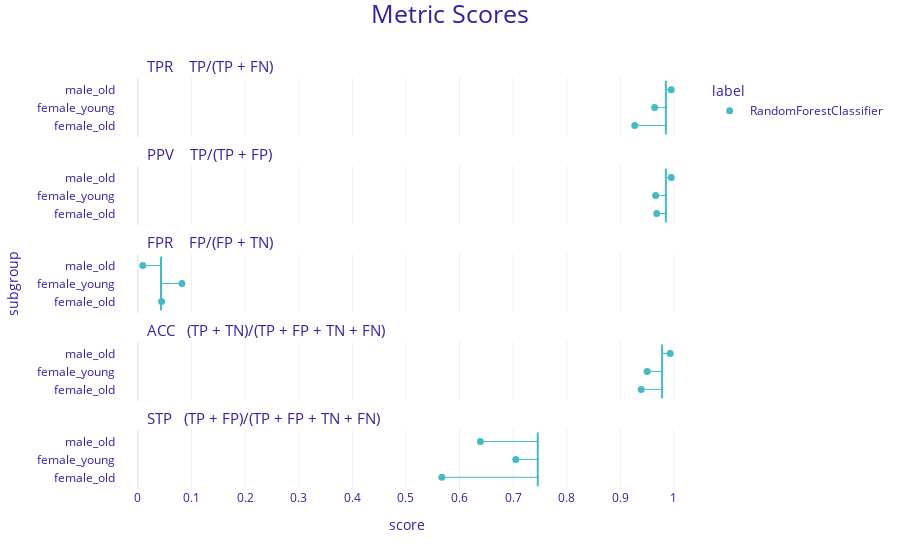

The notebook cell this image was saved under:
### Code cell
fobject.plot(type = "metric_scores")

### Figure 1 — Plotly figure (JSON) as saved in the notebook; plotly's stock layout.template omitted (floating-point values rounded to 4 significant figures)
{"data": [{"customdata": [["female_old", "RandomForestClassifier"], ["female_young", "RandomForestClassifier"], ["male_old", "RandomForestClassifier"]], "hovertemplate": "<b>%{customdata[1]}</b><br>Subgroup: %{customdata[0]}<br>Score: %{x}<extra></extra>", "legendgroup": "RandomForestClassifier", "marker": {"color": "#46bac2", "size": 7, "symbol": "circle"}, "mode": "markers", "name": "RandomForestClassifier", "orientation": "v", "showlegend": true, "type": "scatter", "x": [0.927, 0.964, 0.995], "xaxis": "x5", "y": [0.5, 1.5, 2.5], "yaxis": "y5"}, {"customdata": [["female_old", "RandomForestClassifier"], ["female_young", "RandomForestClassifier"], ["male_old", "RandomForestClassifier"]], "hovertemplate": "<b>%{customdata[1]}</b><br>Subgroup: %{customdata[0]}<br>Score: %{x}<extra></extra>", "legendgroup": "RandomForestClassifier", "marker": {"color": "#46bac2", "size": 7, "symbol": "circle"}, "mode": "markers", "name": "RandomForestClassifier", "orientation": "v", "showlegend": false, "type": "scatter", "x": [0.968, 0.966, 0.995], "xaxis": "x4", "y": [0.5, 1.5, 2.5], "yaxis": "y4"}, {"customdata": [["female_old", "RandomForestClassifier"], ["female_young", "RandomForestClassifier"], ["male_old", "RandomForestClassifier"]], "hovertemplate": "<b>%{customdata[1]}</b><br>Subgroup: %{customdata[0]}<br>Score: %{x}<extra></extra>", "legendgroup": "RandomForestClassifier", "marker": {"color": "#46bac2", "size": 7, "symbol": "circle"}, "mode": "markers", "name": "RandomForestClassifier", "orientation": "v", "showlegend": false, "type": "scatter", "x": [0.044, 0.082, 0.009], "xaxis": "x3", "y": [0.5, 1.5, 2.5], "yaxis": "y3"}, {"customdata": [["female_old", "RandomForestClassifier"], ["female_young", "RandomForestClassifier"], ["male_old", "RandomForestClassifier"]], "hovertemplate": "<b>%{customdata[1]}</b><br>Subgroup: %{customdata[0]}<br>Score: %{x}<extra></extra>", "legendgroup": "RandomForestClassifier", "marker": {"color": "#46bac2", "size": 7, "symbol": "circle"}, "mode": "markers", "name": "RandomForestClassifier", "orientation": "v", "showlegend": false, "type": "scatter", "x": [0.939, 0.95, 0.993], "xaxis": "x2", "y": [0.5, 1.5, 2.5], "yaxis": "y2"}, {"customdata": [["female_old", "RandomForestClassifier"], ["female_young", "RandomForestClassifier"], ["male_old", "RandomForestClassifier"]], "hovertemplate": "<b>%{customdata[1]}</b><br>Subgroup: %{customdata[0]}<br>Score: %{x}<extra></extra>", "legendgroup": "RandomForestClassifier", "marker": {"color": "#46bac2", "size": 7, "symbol": "circle"}, "mode": "markers", "name": "RandomForestClassifier", "orientation": "v", "showlegend": false, "type": "scatter", "x": [0.567, 0.705, 0.639], "xaxis": "x", "y": [0.5, 1.5, 2.5], "yaxis": "y"}], "layout": {"annotations": [{"font": {"size": 15}, "showarrow": false, "text": "STP   (TP + FP)/(TP + FP + TN + FN)", "x": 0.05, "xanchor": "left", "xref": "paper", "y": 0.144, "yanchor": "bottom", "yref": "paper"}, {"font": {"size": 15}, "showarrow": false, "text": "ACC   (TP + TN)/(TP + FP + TN + FN)", "x": 0.05, "xanchor": "left", "xref": "paper", "y": 0.358, "yanchor": "bottom", "yref": "paper"}, {"font": {"size": 15}, "showarrow": false, "text": "FPR    FP/(FP + TN)", "x": 0.05, "xanchor": "left", "xref": "paper", "y": 0.572, "yanchor": "bottom", "yref": "paper"}, {"font": {"size": 15}, "showarrow": false, "text": "PPV    TP/(TP + FP)", "x": 0.05, "xanchor": "left", "xref": "paper", "y": 0.786, "yanchor": "bottom", "yref": "paper"}, {"font": {"size": 15}, "showarrow": false, "text": "TPR    TP/(TP + FN)", "x": 0.05, "xanchor": "left", "xref": "paper", "y": 1, "yanchor": "bottom", "yref": "paper"}], "font": {"color": "#371ea3"}, "legend": {"title": {"text": "label"}, "tracegroupgap": 0}, "margin": {"b": 71, "r": 30, "t": 78}, "shapes": [{"line": {"color": "#46bac2", "width": 1}, "type": "line", "x0": 0.927, "x1": 0.985, "xref": "x", "y0": 0.5, "y1": 0.5, "yref": "y5"}, {"line": {"color": "#46bac2", "width": 1}, "type": "line", "x0": 0.964, "x1": 0.985, "xref": "x", "y0": 1.5, "y1": 1.5, "yref": "y5"}, {"line": {"color": "#46bac2", "width": 1}, "type": "line", "x0": 0.995, "x1": 0.985, "xref": "x", "y0": 2.5, "y1": 2.5, "yref": "y5"}, {"line": {"color": "#46bac2", "width": 2}, "type": "line", "x0": 0.985, "x1": 0.985, "xref": "x", "y0": 0, "y1": 3, "yref": "y5"}, {"line": {"color": "#46bac2", "width": 1}, "type": "line", "x0": 0.968, "x1": 0.985, "xref": "x", "y0": 0.5, "y1": 0.5, "yref": "y4"}, {"line": {"color": "#46bac2", "width": 1}, "type": "line", "x0": 0.966, "x1": 0.985, "xref": "x", "y0": 1.5, "y1": 1.5, "yref": "y4"}, {"line": {"color": "#46bac2", "width": 1}, "type": "line", "x0": 0.995, "x1": 0.985, "xref": "x", "y0": 2.5, "y1": 2.5, "yref": "y4"}, {"line": {"color": "#46bac2", "width": 2}, "type": "line", "x0": 0.985, "x1": 0.985, "xref": "x", "y0": 0, "y1": 3, "yref": "y4"}, {"line": {"color": "#46bac2", "width": 1}, "type": "line", "x0": 0.044, "x1": 0.043, "xref": "x", "y0": 0.5, "y1": 0.5, "yref": "y3"}, {"line": {"color": "#46bac2", "width": 1}, "type": "line", "x0": 0.082, "x1": 0.043, "xref": "x", "y0": 1.5, "y1": 1.5, "yref": "y3"}, {"line": {"color": "#46bac2", "width": 1}, "type": "line", "x0": 0.009, "x1": 0.043, "xref": "x", "y0": 2.5, "y1": 2.5, "yref": "y3"}, {"line": {"color": "#46bac2", "width": 2}, "type": "line", "x0": 0.043, "x1": 0.043, "xref": "x", "y0": 0, "y1": 3, "yref": "y3"}, {"line": {"color": "#46bac2", "width": 1}, "type": "line", "x0": 0.939, "x1": 0.978, "xref": "x", "y0": 0.5, "y1": 0.5, "yref": "y2"}, {"line": {"color": "#46bac2", "width": 1}, "type": "line", "x0": 0.95, "x1": 0.978, "xref": "x", "y0": 1.5, "y1": 1.5, "yref": "y2"}, {"line": {"color": "#46bac2", "width": 1}, "type": "line", "x0": 0.993, "x1": 0.978, "xref": "x", "y0": 2.5, "y1": 2.5, "yref": "y2"}, {"line": {"color": "#46bac2", "width": 2}, "type": "line", "x0": 0.978, "x1": 0.978, "xref": "x", "y0": 0, "y1": 3, "yref": "y2"}, {"line": {"color": "#46bac2", "width": 1}, "type": "line", "x0": 0.567, "x1": 0.746, "xref": "x", "y0": 0.5, "y1": 0.5, "yref": "y"}, {"line": {"color": "#46bac2", "width": 1}, "type": "line", "x0": 0.705, "x1": 0.746, "xref": "x", "y0": 1.5, "y1": 1.5, "yref": "y"}, {"line": {"color": "#46bac2", "width": 1}, "type": "line", "x0": 0.639, "x1": 0.746, "xref": "x", "y0": 2.5, "y1": 2.5, "yref": "y"}, {"line": {"color": "#46bac2", "width": 2}, "type": "line", "x0": 0.746, "x1": 0.746, "xref": "x", "y0": 0, "y1": 3, "yref": "y"}], "title": {"font": {"size": 25}, "text": "Metric Scores", "x": 0.5, "y": 0.99}, "xaxis": {"anchor": "y", "domain": [0, 1], "range": [-0.041, 1.045], "tickvals": [0, 0.1, 0.2, 0.3, 0.4, 0.5, 0.6, 0.7, 0.8, 0.9, 1], "title": {"text": "score"}}, "xaxis2": {"anchor": "y2", "domain": [0, 1], "matches": "x", "range": [-0.041, 1.045], "showticklabels": false, "tickvals": [0, 0.1, 0.2, 0.3, 0.4, 0.5, 0.6, 0.7, 0.8, 0.9, 1]}, "xaxis3": {"anchor": "y3", "domain": [0, 1], "matches": "x", "range": [-0.041, 1.045], "showticklabels": false, "tickvals": [0, 0.1, 0.2, 0.3, 0.4, 0.5, 0.6, 0.7, 0.8, 0.9, 1]}, "xaxis4": {"anchor": "y4", "domain": [0, 1], "matches": "x", "range": [-0.041, 1.045], "showticklabels": false, "tickvals": [0, 0.1, 0.2, 0.3, 0.4, 0.5, 0.6, 0.7, 0.8, 0.9, 1]}, "xaxis5": {"anchor": "y5", "domain": [0, 1], "matches": "x", "range": [-0.041, 1.045], "showticklabels": false, "tickvals": [0, 0.1, 0.2, 0.3, 0.4, 0.5, 0.6, 0.7, 0.8, 0.9, 1]}, "yaxis": {"anchor": "x", "domain": [0, 0.144], "range": [-0.15, 3.15], "showgrid": false, "ticktext": ["female_old", "female_young", "male_old"], "tickvals": [0.5, 1.5, 2.5], "title": {"text": ""}, "zeroline": false}, "yaxis2": {"anchor": "x2", "domain": [0.214, 0.358], "matches": "y", "range": [-0.15, 3.15], "showgrid": false, "ticktext": ["female_old", "female_young", "male_old"], "tickvals": [0.5, 1.5, 2.5], "title": {"text": ""}, "zeroline": false}, "yaxis3": {"anchor": "x3", "domain": [0.428, 0.572], "matches": "y", "range": [-0.15, 3.15], "showgrid": false, "ticktext": ["female_old", "female_young", "male_old"], "tickvals": [0.5, 1.5, 2.5], "title": {"text": "subgroup"}, "zeroline": false}, "yaxis4": {"anchor": "x4", "domain": [0.642, 0.786], "matches": "y", "range": [-0.15, 3.15], "showgrid": false, "ticktext": ["female_old", "female_young", "male_old"], "tickvals": [0.5, 1.5, 2.5], "title": {"text": ""}, "zeroline": false}, "yaxis5": {"anchor": "x5", "domain": [0.856, 1], "matches": "y", "range": [-0.15, 3.15], "showgrid": false, "ticktext": ["female_old", "female_young", "male_old"], "tickvals": [0.5, 1.5, 2.5], "title": {"text": ""}, "zeroline": false}}}
